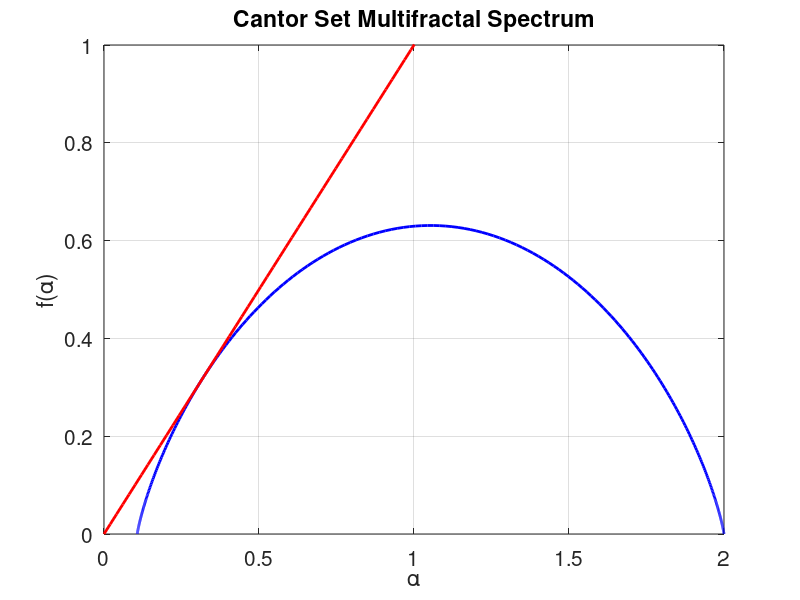

This chart was generated by the following MATLAB code:
% Prog_14e.m: Cantor Set Multifractal Spectrum.
% Probabilities.
p1=1/9;p2=8/9;
% q values.
q=linspace(-10,10,1000);
% tau(q).
tau=log(p1.^q+p2.^q)/log(3);
dtau=gradient(tau,q);
% alpha(q).
alpha=-dtau;
% f(alpha).
f=alpha.*q+tau;
figure;
plot(alpha,f,'b','LineWidth',2);
hold on;
% f(alpha)=alpha.
x=linspace(0,2,100);
plot(x,x,'r','LineWidth',2);
axis([0 2 0 1]);
grid on;
xlabel('\alpha');
ylabel('f(\alpha)');
title('Cantor Set Multifractal Spectrum');
set(gca,'FontSize',15);
% End Prog_14e.m.
